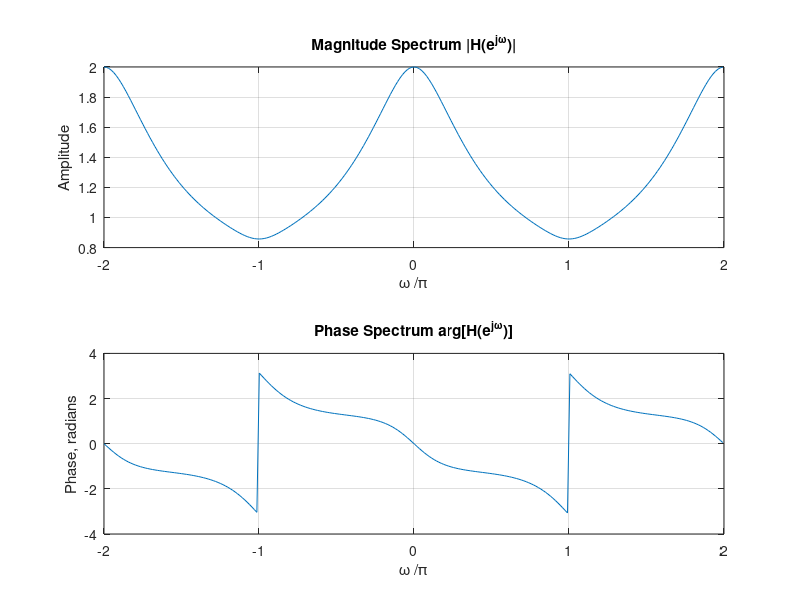

Reproduce this figure in MATLAB.
clf;
num2 = [1 0 -4];
den2 = [1 -13/4 0 3/4];
w = -2*pi:8*pi/511:2*pi;

H = freqz(num2, den2, w);

subplot(2,1,1)
plot(w/pi,abs(H));grid
title('Magnitude Spectrum |H(e^{j\omega})|')
xlabel('\omega /\pi');
ylabel('Amplitude');
subplot(2,1,2)
plot(w/pi,angle(H));grid
title('Phase Spectrum arg[H(e^{j\omega})]')
xlabel('\omega /\pi');
ylabel('Phase, radians');